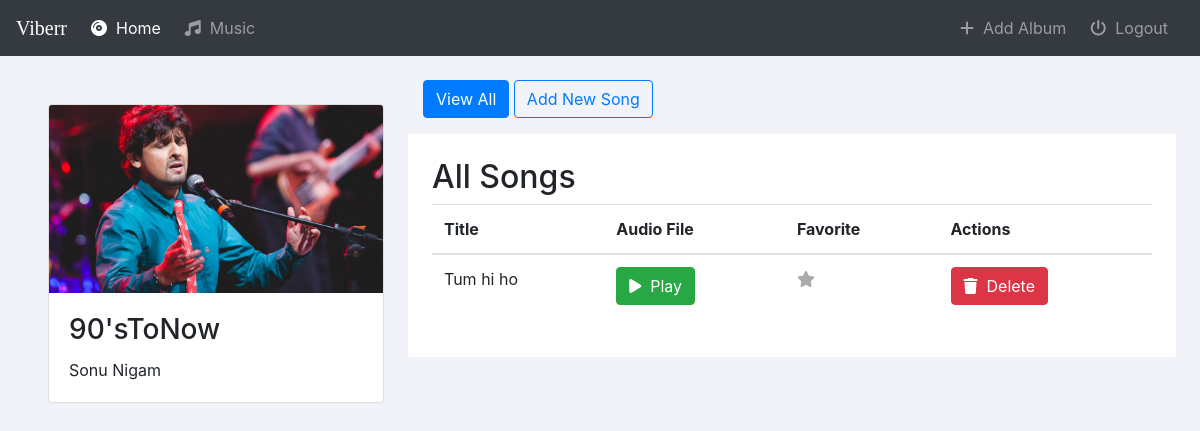
The app's page /music/2/ (signed in), older data.
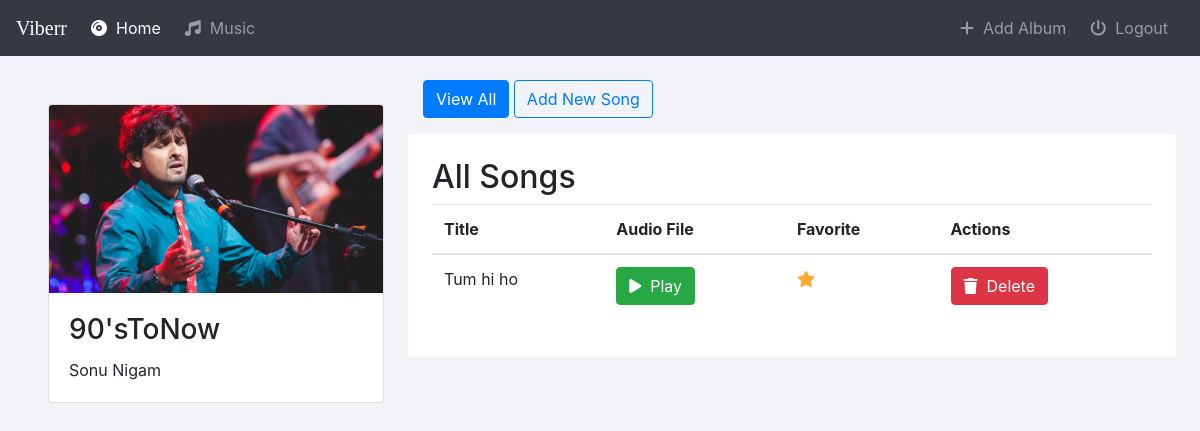
The same page, newer data.
### music/models.py (models this page shows, shortened)
class Song(models.Model):
    album       = models.ForeignKey(Album, on_delete=models.CASCADE)
    audio_file  = models.FileField(upload_to='music/songs')
    song_title  = models.CharField(max_length=250)
    is_favorite = models.BooleanField(default=False)

### music/views.py (the view)
# urls.py: path('<int:pk>/', views.detail, name="detail"),
@login_required(login_url='music:login')
def detail(request,pk):
        user = request.user
        album = get_object_or_404(Album, pk=pk)
        return render(request,'music/detail.html',{'album':album})

### music/templates/music/detail.html (shortened to what this page needs)
{% extends 'music/basic.html' %}
{% block body %}
<div class="row m-4">
    <div class="col-md-4 p-4">
        <div class="card">
            <img class="card-img-top" src="{{album.album_logo.url}}" alt="Card image cap">
            <div class="card-body">
                <h3 class="card-title">{{ album.album_title }}</h3>
                <p class="card-text">{{album.artist}}</p>
            </div>
        </div>
    </div>
    <div class="col-md-8">
        <a href="{% url 'music:detail' album.id %}" class="btn btn-primary">View All</a>
        <a href="{% url 'music:add-song' album.id%}" class="btn btn-outline-primary">Add New Song</a>
        {% if album.song_set.count %}
        <div class="row bg-white p-4 mt-3">
            <h2>All Songs</h2>
            <table class="table">
                <thead>
                    <tr>
                        <th scope="col">Title</th>
                        <th scope="col">Audio File</th>
                        <th scope="col">Favorite</th>
                        <th scope="col">Actions</th>
                    </tr>
                </thead>
                <tbody>
                    {% for song in album.song_set.all %}
                    <tr>
                        <td>{{song.song_title}}</td>
                        <td scope="col"><button class="btn btn-success"><i class="fas fa-play"></i>&nbsp; Play</button></td>
                        <td scope="col"><a href="{% url 'music:favorite' album.id song.song_title 'detail' %}"><i class="fas fa-star {% if song.is_favorite %}active{% endif %}"></i></a></td>
                        <td scope="col">
                            <form action="{% url 'music:delete-song' album.id song.song_title %}" method="GET">
                                <button class="btn btn-danger" type="submit" value="Yes" name="delete"><i class="fas fa-trash"></i>&nbsp; Delete</button>
                            </form>
                        </td>
                    </tr>
                    {% endfor %}
                </tbody>
            </table>
        </div>
        {% else %}
        <div class="row bg-white p-4 mt-3">
            <h6>You have not added any song yet, to add a new song click the above button</h6>
        </div>
        {% endif %}
    </div>
</div>
{% endblock %}

Row changes from the older to the newer data that the page shows:
changed Song "Tum hi ho": is_favorite False → True (drawn)
